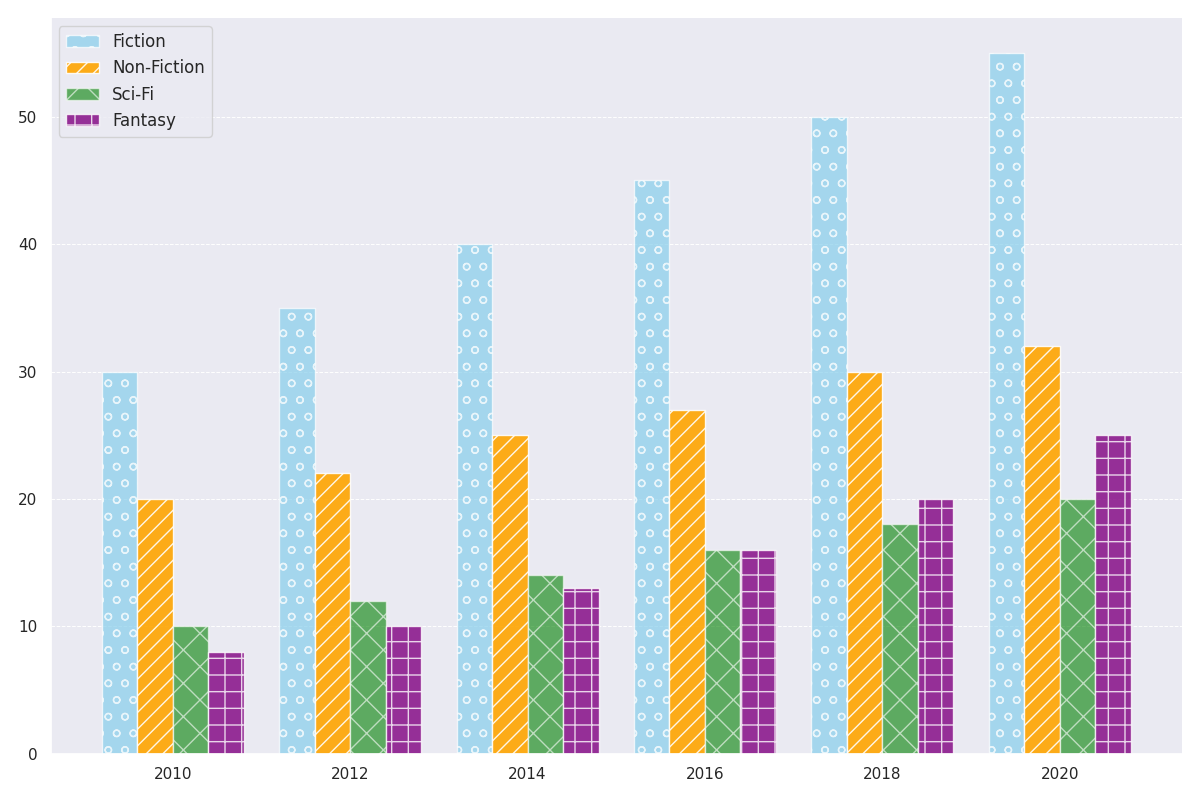

Source code (Python):
import numpy as np
import matplotlib.pyplot as plt

years = np.array([2010, 2012, 2014, 2016, 2018, 2020])
fiction = np.array([30, 35, 40, 45, 50, 55])
non_fiction = np.array([20, 22, 25, 27, 30, 32])
sci_fi = np.array([10, 12, 14, 16, 18, 20])
fantasy = np.array([8, 10, 13, 16, 20, 25])

fig, ax = plt.subplots(figsize=(12, 8))

bar_width = 0.2
x_indices = np.arange(len(years))

# Randomly altering the stylistic elements
ax.bar(x_indices, fiction, width=bar_width, color='skyblue', alpha=0.7, label='Fiction', hatch='o')
ax.bar(x_indices + bar_width, non_fiction, width=bar_width, color='orange', alpha=0.9, label='Non-Fiction', hatch='//')
ax.bar(x_indices + 2 * bar_width, sci_fi, width=bar_width, color='green', alpha=0.6, label='Sci-Fi', hatch='x')
ax.bar(x_indices + 3 * bar_width, fantasy, width=bar_width, color='purple', alpha=0.8, label='Fantasy', hatch='+')

# Adding a legend at a different position
ax.legend(loc='upper left', fontsize=12)

# Randomly decide to display grid
ax.yaxis.grid(True, linestyle='--', linewidth=0.7)
ax.xaxis.grid(False)  # no vertical grid lines

# Altering borders (spines) visibility
ax.spines['top'].set_visible(False)
ax.spines['right'].set_visible(False)

plt.xticks(x_indices + bar_width * 1.5, years)
plt.tight_layout()
plt.show()
